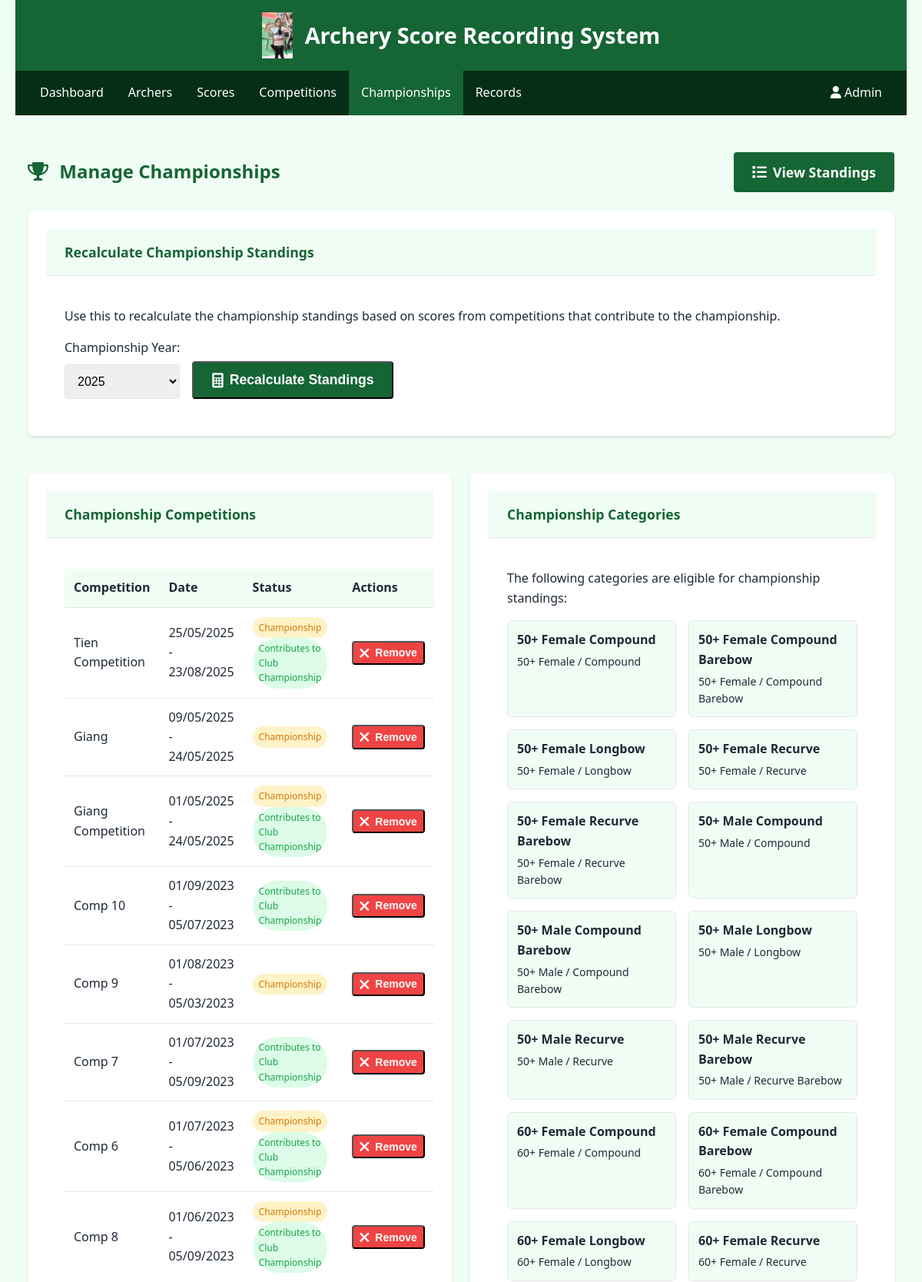
/recorder/manage_championships.php (signed in, upper part), run on the app's committed database.
### tables this page shows
CREATE TABLE `RecorderTable` (
  `RecorderID` int(11) NOT NULL,
  `Username` varchar(50) NOT NULL,
  `Password` varchar(255) NOT NULL,
  `FirstName` varchar(50) NOT NULL,
  `LastName` varchar(50) NOT NULL,
  `Email` varchar(100) NOT NULL,
  `IsActive` tinyint(1) DEFAULT '1'
);

CREATE TABLE `CompetitionTable` (
  `CompetitionID` int(11) NOT NULL,
  `CompetitionName` varchar(100) NOT NULL,
  `StartDate` date NOT NULL,
  `EndDate` date NOT NULL,
  `Location` varchar(100) NOT NULL,
  `IsOfficial` tinyint(1) DEFAULT '0',
  `IsChampionship` tinyint(1) DEFAULT '0',
  `ContributesToChampionship` tinyint(1) DEFAULT '0'
);

CREATE TABLE `CategoryTable` (
  `CategoryID` int(11) NOT NULL,
  `ClassID` int(11) NOT NULL,
  `DivisionID` int(11) NOT NULL,
  `CategoryName` varchar(100) NOT NULL
);

CREATE TABLE `ClassTable` (
  `ClassID` int(11) NOT NULL,
  `ClassName` varchar(100) NOT NULL,
  `Gender` enum('Female','Male') DEFAULT NULL,
  `MinAge` int(11) NOT NULL,
  `MaxAge` int(11) NOT NULL
);

CREATE TABLE `DivisionTable` (
  `DivisionID` int(11) NOT NULL,
  `DivisionName` varchar(100) NOT NULL,
  `Gender` varchar(6) DEFAULT NULL
);

### includes/settings.php (called while the page is built, shortened)
<?php
$host = "";
$user = "";
$pwd = "";
$sql_db = "";
function getDbConnection() {
    global $host, $user, $pwd, $sql_db;
    try {
        $conn = new mysqli($host, $user, $pwd, $sql_db);
        $conn->set_charset("utf8mb4");
        return $conn;
    } catch (Exception $e) {
        error_log("Database connection error: " . $e->getMessage());
        return false;
    }
}
function getCurrentRecorder() {
    $conn = getDbConnection();
    $recorder_id = $_SESSION['recorder_id'];
    $stmt = $conn->prepare("SELECT RecorderID, Username, FirstName, LastName, Email FROM RecorderTable WHERE RecorderID = ? AND IsActive = 1");
    $stmt->bind_param("i", $recorder_id);
    $stmt->execute();
    $result = $stmt->get_result();
    if ($result->num_rows === 1) {
        return $result->fetch_assoc();
    } else {
        session_unset();
        session_destroy();
        return null;
    }
}
function formatDate($date, $format = 'd/m/Y') {
    $timestamp = strtotime($date);
    return date($format, $timestamp);
}

### includes/db_functions.php (called while the page is built, shortened)
<?php
require_once 'settings.php';
function getAllCompetitions($includeCompleted = true) {
    $conn = getDbConnection();
    $query = "SELECT * FROM CompetitionTable";
    $query .= " ORDER BY StartDate DESC";
    $result = $conn->query($query);
    $competitions = [];
    while ($row = $result->fetch_assoc()) {
        $competitions[] = $row;
    }
    return $competitions;
}
function getAllCategories() {
    $conn = getDbConnection();
    $query = "SELECT c.*, cl.ClassName, d.DivisionName
              FROM CategoryTable c
              JOIN ClassTable cl ON c.ClassID = cl.ClassID
              JOIN DivisionTable d ON c.DivisionID = d.DivisionID
              ORDER BY c.CategoryName";
    $result = $conn->query($query);
    $categories = [];
    while ($row = $result->fetch_assoc()) {
        $categories[] = $row;
    }
    return $categories;
}

### recorder/manage_championships.php (the view, shortened to what this page needs)
<?php
require_once '../includes/settings.php';
require_once '../includes/db_functions.php';
$recorder = getCurrentRecorder();
$competitions = getAllCompetitions(true);
$championshipCompetitions = array_filter($competitions, function($competition) {
    return $competition['IsChampionship'] || $competition['ContributesToChampionship'];
});
$categories = getAllCategories();
$currentYear = date('Y');
?>
<!DOCTYPE html>
<html lang="en">
<head>
    <link rel="stylesheet" href="../css/main.css">
    <link rel="stylesheet" href="../css/navbar_recorder.css">
    <link rel="stylesheet" href="https://cdnjs.cloudflare.com/ajax/libs/font-awesome/6.0.0/css/all.min.css">
</head>
<body>
    <div class="container">
        <header>
            <div class="logo">
                <img src="../images/archery-logo.png" alt="Archery Club Logo" onerror="this.src='../images/default-logo.png'">
                <h1>Archery Score Recording System</h1>
            </div>
        </header>
        <div class="navbar">
            <div class="navbar-left">
                <a href="dashboard.php">Dashboard</a>
                <div class="dropdown">
                    <a href="#" class="dropdown-toggle">Archers</a>
                </div>
                <div class="dropdown">
                    <a href="#" class="dropdown-toggle">Scores</a>
                </div>
                <div class="dropdown">
                    <a href="#" class="dropdown-toggle">Competitions</a>
                </div>
                <div class="dropdown">
                    <a href="#" class="dropdown-toggle active">Championships</a>
                </div>
                <div class="dropdown">
                    <a href="#" class="dropdown-toggle">Records</a>
                </div>
            </div>
            <div class="navbar-right">
                <div class="dropdown">
                    <a href="#" class="dropdown-toggle">
                        <i class="fas fa-user"></i> <?php echo htmlspecialchars($recorder['FirstName']); ?>
                    </a>
                </div>
            </div>
        </div>
        <main>
            <div class="manage-championships-container">
                <div class="page-header">
                    <h2><i class="fas fa-trophy"></i> Manage Championships</h2>
                    <div class="action-buttons">
                        <a href="championship_standings.php" class="btn btn-primary">
                            <i class="fas fa-list"></i> View Standings
                        </a>
                    </div>
                </div>
                <div class="championship-actions">
                    <div class="card">
                        <div class="card-header">
                            <h3>Recalculate Championship Standings</h3>
                        </div>
                        <div class="card-body">
                            <p>Use this to recalculate the championship standings based on scores from competitions that contribute to the championship.</p>
                            <form method="post" action="manage_championships.php" class="recalculate-form">
                                <div class="form-group">
                                    <label for="year">Championship Year:</label>
                                    <select id="year" name="year" class="form-control">
                                        <?php for ($year = $currentYear; $year >= $currentYear - 5; $year--): ?>
                                            <option value="<?php echo $year; ?>"><?php echo $year; ?></option>
                                        <?php endfor; ?>
                                    </select>
                                </div>
                                <div class="form-group">
                                    <button type="submit" class="btn btn-primary">
                                        <i class="fas fa-calculator"></i> Recalculate Standings
                                    </button>
                                </div>
                            </form>
                        </div>
                    </div>
                    <div class="card">
                        <div class="card-header">
                            <h3>Championship Competitions</h3>
                        </div>
                        <div class="card-body">
                            <?php if (empty($championshipCompetitions)): ?>
                                <div class="no-championship-competitions">
                                    <p>No competitions are currently contributing to the championship.</p>
                                </div>
                            <?php else: ?>
                                <div class="championship-competitions-list">
                                    <table class="championship-competitions-table">
                                        <thead>
                                            <tr>
                                                <th>Competition</th>
                                                <th>Date</th>
                                                <th>Status</th>
                                                <th>Actions</th>
                                            </tr>
                                        </thead>
                                        <tbody>
                                            <?php foreach ($championshipCompetitions as $competition): ?>
                                                <tr>
                                                    <td><?php echo htmlspecialchars($competition['CompetitionName']); ?></td>
                                                    <td>
                                                        <?php
                                                            if ($competition['StartDate'] === $competition['EndDate']) {
                                                                echo formatDate($competition['StartDate']);
                                                            } else {
                                                                echo formatDate($competition['StartDate']) . ' - ' . formatDate($competition['EndDate']);
                                                            }
                                                        ?>
                                                    </td>
                                                    <td>
                                                        <?php if ($competition['IsChampionship']): ?>
                                                            <span class="badge badge-championship">Championship</span>
                                                        <?php endif; ?>
                                                        <?php if ($competition['ContributesToChampionship']): ?>
                                                            <span class="badge badge-contributes">Contributes to Club Championship</span>
                                                        <?php endif; ?>
                                                    </td>
                                                    <td>
                                                        <form method="post" action="manage_championships.php" class="inline-form">
                                                            <button type="submit" class="btn btn-sm btn-danger" title="Remove from Championship" onclick="return confirm('Are you sure you want to remove this competition from the championship?');">
                                                                <i class="fas fa-times"></i> Remove
                                                            </button>
                                                        </form>
                                                    </td>
                                                </tr>
                                            <?php endforeach; ?>
                                        </tbody>
                                    </table>
                                </div>
                            <?php endif; ?>
                        </div>
                    </div>
                    <div class="card">
                        <div class="card-header">
                            <h3>Championship Categories</h3>
                        </div>
                        <div class="card-body">
                            <p>The following categories are eligible for championship standings:</p>
                            <div class="categories-grid">
                                <?php foreach ($categories as $category): ?>
                                    <div class="category-card">
                                        <span class="category-name"><?php echo htmlspecialchars($category['CategoryName']); ?></span>
                                        <span class="category-details">
                                            <?php echo htmlspecialchars($category['ClassName'] . ' / ' . $category['DivisionName']); ?>
                                        </span>
                                    </div>
                                <?php endforeach; ?>
                            </div>
                        </div>
                    </div>
                </div>
            </div>
        </main>
    </div>
</body>
</html>

### data on the page
recordertable: FirstName "Admin"
competitiontable: CompetitionName "Tien Competition", StartDate "25/05/2025", EndDate "23/08/2025", IsChampionship "Championship", ContributesToChampionship "Contributes to Club Championship"
competitiontable: CompetitionName "Giang", StartDate "09/05/2025", EndDate "24/05/2025", IsChampionship "Championship"
competitiontable: CompetitionName "Giang Competition", StartDate "01/05/2025", EndDate "24/05/2025", IsChampionship "Championship", ContributesToChampionship "Contributes to Club Championship"
competitiontable: CompetitionName "Comp 10", StartDate "01/09/2023", EndDate "05/07/2023", ContributesToChampionship "Contributes to Club Championship"
competitiontable: CompetitionName "Comp 9", StartDate "01/08/2023", EndDate "05/03/2023", IsChampionship "Championship"
competitiontable: CompetitionName "Comp 7", StartDate "01/07/2023", EndDate "05/09/2023", ContributesToChampionship "Contributes to Club Championship"
competitiontable: CompetitionName "Comp 6", StartDate "01/07/2023", EndDate "05/06/2023", IsChampionship "Championship", ContributesToChampionship "Contributes to Club Championship"
competitiontable: CompetitionName "Comp 8", StartDate "01/06/2023", EndDate "05/09/2023", IsChampionship "Championship", ContributesToChampionship "Contributes to Club Championship"
categorytable: CategoryName "50+ Female Compound", ClassID.DivisionName "50+ Female / Compound"
categorytable: CategoryName "50+ Female Compound Barebow", ClassID.DivisionName "50+ Female / Compound Barebow"
categorytable: CategoryName "50+ Female Longbow", ClassID.DivisionName "50+ Female / Longbow"
categorytable: CategoryName "50+ Female Recurve", ClassID.DivisionName "50+ Female / Recurve"
categorytable: CategoryName "50+ Female Recurve Barebow", ClassID.DivisionName "50+ Female / Recurve Barebow"
categorytable: CategoryName "50+ Male Compound", ClassID.DivisionName "50+ Male / Compound"
categorytable: CategoryName "50+ Male Compound Barebow", ClassID.DivisionName "50+ Male / Compound Barebow"
categorytable: CategoryName "50+ Male Longbow", ClassID.DivisionName "50+ Male / Longbow"
categorytable: CategoryName "50+ Male Recurve", ClassID.DivisionName "50+ Male / Recurve"
categorytable: CategoryName "50+ Male Recurve Barebow", ClassID.DivisionName "50+ Male / Recurve Barebow"
categorytable: CategoryName "60+ Female Compound", ClassID.DivisionName "60+ Female / Compound"
categorytable: CategoryName "60+ Female Compound Barebow", ClassID.DivisionName "60+ Female / Compound Barebow"
categorytable: CategoryName "60+ Female Longbow", ClassID.DivisionName "60+ Female / Longbow"
categorytable: CategoryName "60+ Female Recurve", ClassID.DivisionName "60+ Female / Recurve"

### other printed values
form field year "2025"
